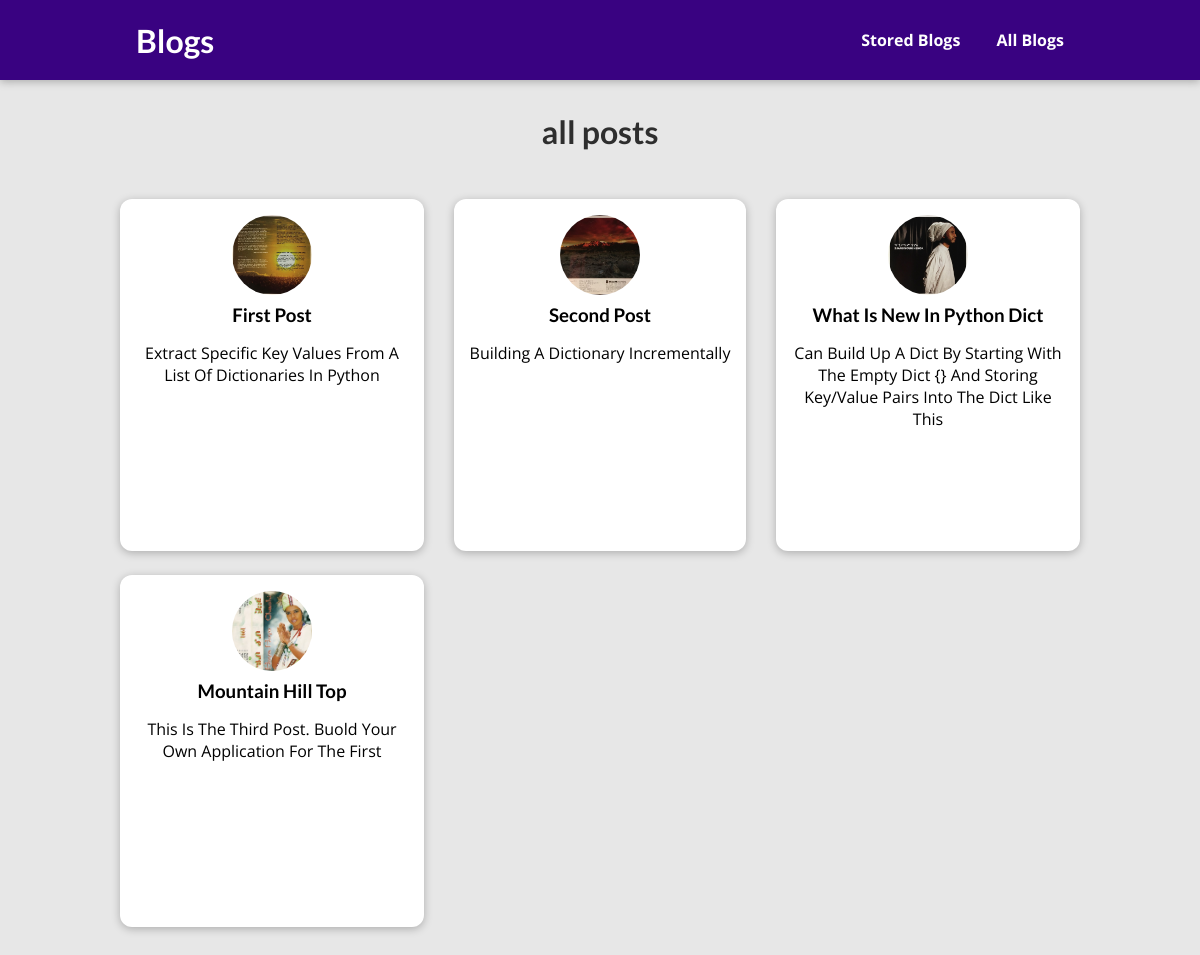
/posts/, run on the app's committed database.
### blog/models.py (models this page shows)
class Post(models.Model):
    title = models.CharField(max_length=100)
    excerpt = models.CharField(max_length=200)
    image = models.FileField(upload_to="images",default="")
    date = models.DateField(auto_now=True)
    slug = models.SlugField(unique=True, db_index=True)
    content = models.TextField(validators=[MinLengthValidator(10)])
    author = models.ForeignKey(Author, on_delete=models.SET_NULL, null=True)
    tags = models.ManyToManyField(Tag)

### blog/views.py (the view)
# urls.py: path("posts/", views.posts, name="posts"),
def posts(request):
    all_posts = Post.objects.all().order_by("-date")
    return render(request, "blog/posts.html", {"articles": all_posts})

### blog/templates/blog/posts.html (shortened to what this page needs)
{% extends "layout.html" %}
{% load static %}
    {% block css %}
      <link rel="stylesheet" href="{% static "blog/posts.css" %}"/>
      <link rel="stylesheet" href="{% static "blog/post.css" %}"/>
    {% endblock css %}
{% block content %}
  <section id="all-posts">
        <h2>all posts</h2>
        <ul>
           {% for article  in articles %}
            {% include "blog/includes/post.html" %}
           {% endfor %}
        </ul>
</section>
{% endblock content %}

### blog/templates/blog/includes/post.html
{% load static %}
<li>
                <article class="post">
                    <a href="{% url "post_detail" article.slug %}">
                        <img src="{{article.image.url }}" alt="mountain"/>
                        <div class="post__content">
                            <h3>{{article.title|title}}</h3>
                            <p>{{article.excerpt|title}}  </p>
                        </div>
                    </a>
                </article>
</li>

### static/app.css (style rules this page uses)
* { box-sizing: border-box; }
html { font-family: "Open Sans", "Lato", sans-serif; }
body { margin: 0; }
h1, h2, h3 { font-family: "Lato", sans-serif; font-weight: bold; }

### blog/static/blog/posts.css (style rules this page uses)
body { background-color: #e7e7e7; }
#all-posts { margin: 7rem auto; width: 90%; max-width: 60rem; }
#all-posts h2 { text-align: center; font-size: 2rem; color: #2e2e2e; margin: 3rem 0; }
ul { list-style: none; margin: 0; padding: 0; display: grid; grid-template-columns: repeat(auto-fill, minmax(17rem, 1fr)); gap: 1.5rem; }
.post img { width: 7rem; height: 7rem; }
.post a { height: 22rem; transform-origin: center; box-shadow: 0 2px 8px rgba(0, 0, 0, 0.25); border-radius: 12px; background-color: white; }

### blog/static/blog/post.css (style rules this page uses)
.post { display: flex; flex-direction: column; align-items: center; text-align: center; }
.post a { text-decoration: none; color: black; transition: all 0.2s ease; padding: 1rem; }
.post img { width: 5rem; height: 5rem; object-fit: cover; border-radius: 50%; }
.post h3 { margin: 0.25rem 0; }

### data on the page
Post: image (picture), title "First Post", excerpt "Extract Specific Key Values From A List Of Dictionaries In Python"
Post: image (picture), title "Second Post", excerpt "Building A Dictionary Incrementally"
Post: image (picture), title "What Is New In Python Dict", excerpt "Can Build Up A Dict By Starting With The Empty Dict {} And Storing Key/Value Pairs Into The Dict Like This"
Post: image (picture), title "Mountain Hill Top", excerpt "This Is The Third Post. Buold Your Own Application For The First"
